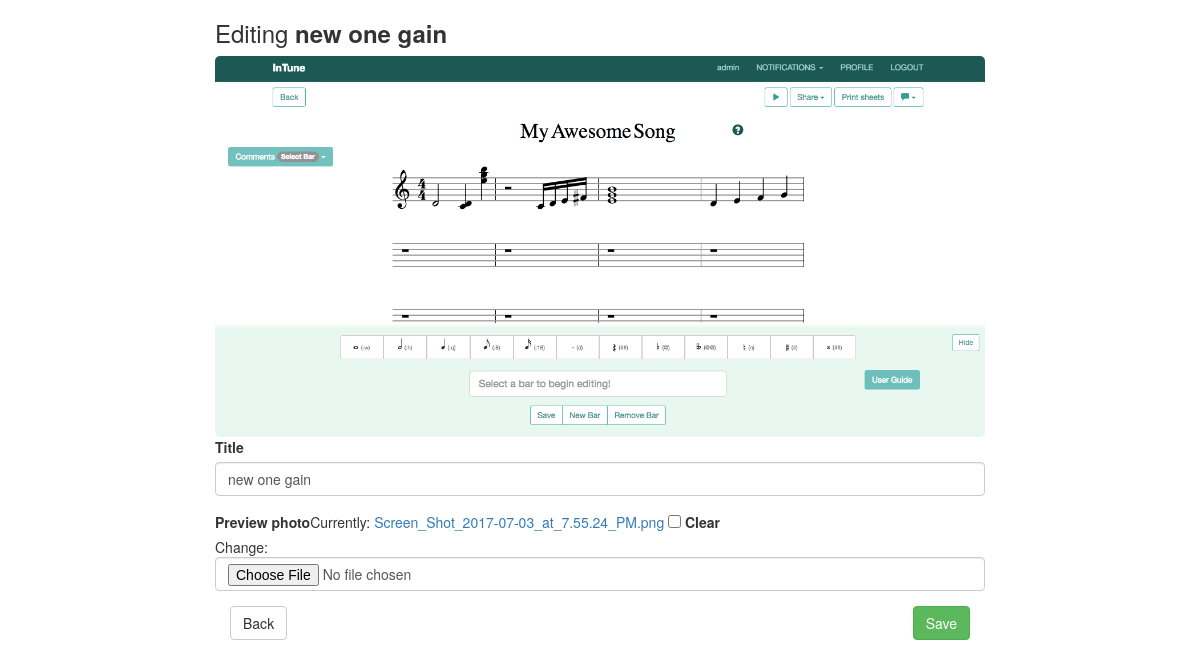
Page /11/edit/ (signed in) on the committed database.
### triplan/models.py (models this page shows, shortened)
class Itinerary(models.Model):
    title = models.CharField(max_length=50)
    owner = models.ForeignKey(Profile, related_name='owner', on_delete=models.CASCADE)
    date_added = models.DateTimeField(auto_now=True)
    preview_photo = models.ImageField(blank=True)

### triplan/views.py (the view)
# urls.py: url(r'^(?P<pk>[0-9]+)/edit/$', login_required(views.ItineraryEdit.as_view()),
class ItineraryEdit(generic.edit.UpdateView):
    template_name = "triplan/itinerary_edit.html"
    model = Itinerary
    fields = ["title", "preview_photo"]
    success_url = reverse_lazy('triplan:itinerary_list')

### triplan/templates/triplan/itinerary_edit.html
{% extends 'triplan/base.html' %}
{% block body %}
<div class="col-sm-8 col-sm-offset-2">
    <h3>Editing <strong>{{ itinerary.title }}</strong></h3>
    {% if itinerary.preview_photo %}
    <img src="{{ itinerary.preview_photo.url }}" class="img img-responsive center-img full-width">
    {% endif %}
    {% url 'triplan:itinerary_list' as url %}
    {% include 'triplan/edit_form.html' with back_url=url %}
</div>
{% endblock body %}

### triplan/templates/triplan/edit_form.html (shortened to what this page needs)
{% load bootstrap3 %}
<form action="" enctype="multipart/form-data" method="post">
    {% for field in form %}
        {% bootstrap_field field layout='horizontal' horizontal_field_class='padding-tb-5 col-md-9' horizontal_label_class='form-label-align col-md-3'%}
    {% endfor %}
    <div class="col-sm-12">
        <a href="{{ back_url }}" class="btn btn-default">Back</a>
        <button class="btn btn-success pull-right" type="submit">Save</button>
    </div>
</form>

### triplan/static/custom.css (style rules this page uses)
.img { border-radius: 5px; }
.center-img { margin: auto; display: block; }

### rows in the picture
Itinerary: title "new one gain", preview_photo (picture), title "new one gain"
